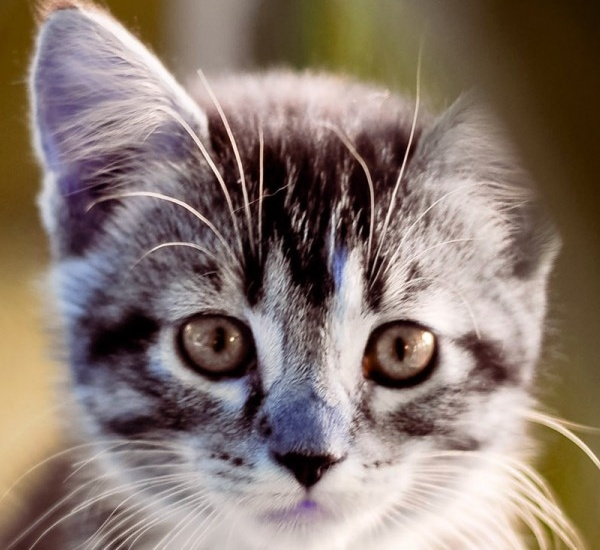
#> input picture image1.jpg, 600 x 550 px
$ jupyter execute Image_Collaging.ipynb
#> lines starting #> are read from the running program, lines starting #| are printed output that depends on the picture
[cell 1]
import numpy as np
import matplotlib.pyplot as plt
import cv2

[cell 2]
img1 = cv2.imread("image1.jpg")
#> img1 is the input picture: shape (550, 600, 3); mean B, G, R 111.7, 120.9, 136.8
img2 = cv2.imread("image2.jpg")
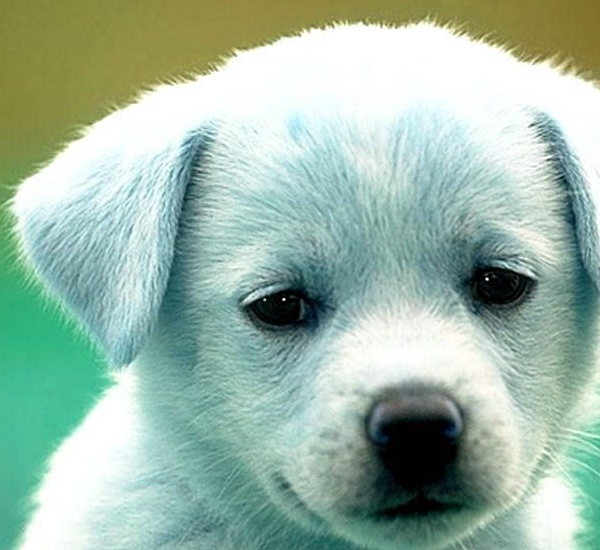
#> input picture image2.jpg, 600 x 550 px
#> img2 is the input picture: shape (550, 600, 3); mean B, G, R 168.5, 184.5, 157.8
img1 = cv2.cvtColor(img1, cv2.COLOR_BGR2RGB)
img2 = cv2.cvtColor(img2, cv2.COLOR_BGR2RGB)

[cell 3]
plt.imshow(img1)

[cell 4]
plt.imshow(img2)

[cell 5]
#COLLAGED IMAGE
IMAGE = np.hstack([img1,img2])
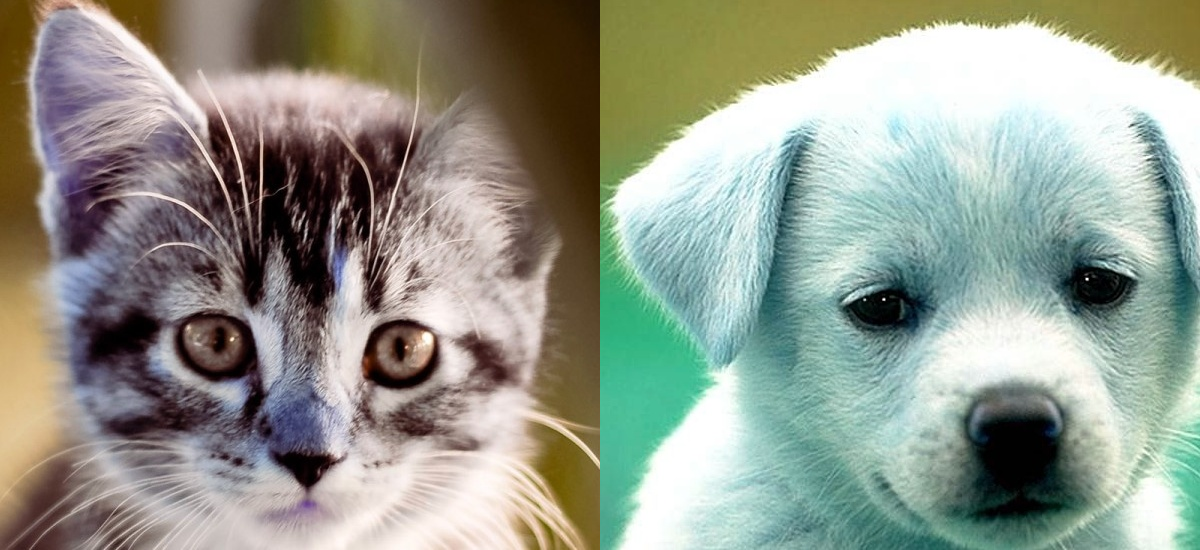
#> IMAGE: shape (550, 1200, 3); mean R, G, B 147.3, 152.7, 140.1
